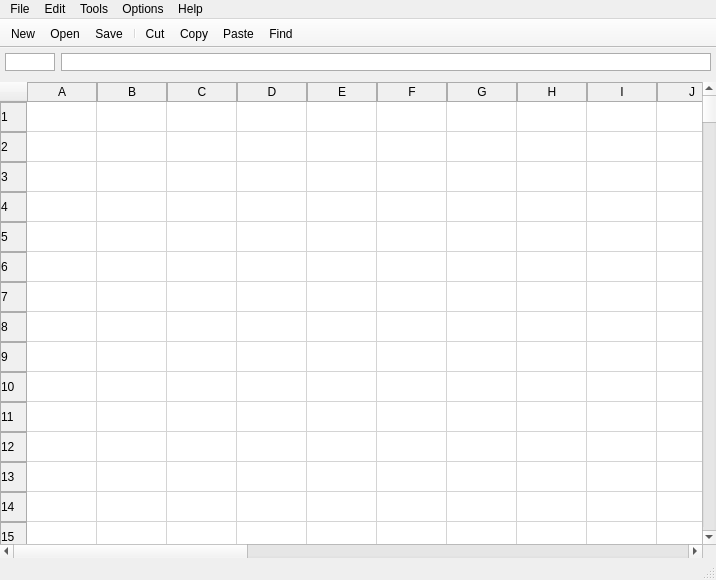
<?xml version="1.0" encoding="UTF-8"?>
<ui version="4.0">
 <class>MainWindow</class>
 <widget class="QMainWindow" name="MainWindow">
  <property name="geometry">
   <rect>
    <x>0</x>
    <y>0</y>
    <width>716</width>
    <height>580</height>
   </rect>
  </property>
  <property name="minimumSize">
   <size>
    <width>500</width>
    <height>250</height>
   </size>
  </property>
  <property name="contextMenuPolicy">
   <enum>Qt::DefaultContextMenu</enum>
  </property>
  <property name="acceptDrops">
   <bool>false</bool>
  </property>
  <property name="windowTitle">
   <string>Excel</string>
  </property>
  <property name="windowIcon">
   <iconset resource="resources.qrc">
    <normaloff>:/resources/icons/excel.svg</normaloff>:/resources/icons/excel.svg</iconset>
  </property>
  <property name="styleSheet">
   <string notr="true">* {
	font-family: 'Segoe UI';
}

WindowTitleBar {
	background-color: red;
}</string>
  </property>
  <widget class="QWidget" name="centralwidget">
   <layout class="QVBoxLayout" name="verticalLayout">
    <property name="leftMargin">
     <number>0</number>
    </property>
    <property name="topMargin">
     <number>0</number>
    </property>
    <property name="rightMargin">
     <number>0</number>
    </property>
    <property name="bottomMargin">
     <number>0</number>
    </property>
    <item>
     <layout class="QHBoxLayout" name="horizontalLayout">
      <property name="sizeConstraint">
       <enum>QLayout::SetDefaultConstraint</enum>
      </property>
      <property name="leftMargin">
       <number>5</number>
      </property>
      <property name="topMargin">
       <number>5</number>
      </property>
      <property name="rightMargin">
       <number>5</number>
      </property>
      <property name="bottomMargin">
       <number>5</number>
      </property>
      <item>
       <widget class="QLineEdit" name="selectedCellInput">
        <property name="maximumSize">
         <size>
          <width>50</width>
          <height>16777215</height>
         </size>
        </property>
        <property name="styleSheet">
         <string notr="true">QLineEdit {
	border: 1px solid #ACACAC;
}</string>
        </property>
        <property name="readOnly">
         <bool>true</bool>
        </property>
       </widget>
      </item>
      <item>
       <widget class="QLineEdit" name="formulaInput">
        <property name="styleSheet">
         <string notr="true">QLineEdit {
	border: 1px solid #ACACAC;
}</string>
        </property>
       </widget>
      </item>
     </layout>
    </item>
    <item>
     <widget class="QTableWidget" name="tableWidget">
      <property name="minimumSize">
       <size>
        <width>0</width>
        <height>0</height>
       </size>
      </property>
      <property name="mouseTracking">
       <bool>false</bool>
      </property>
      <property name="autoFillBackground">
       <bool>false</bool>
      </property>
      <property name="styleSheet">
       <string notr="true">QTableWidget {
	border: none;
    gridline-color: #D4D4D4;
    outline: 0;
}
QTableView {
	selection-color: black;
	selection-background-color: #C6C6C6;
	show-decoration-selected: 10
}

QTableCornerButton::section {
	background-color:#F0F0F0;
	border: 1px solid #D4D4D4;
	border-top: 0;
	border-left: 0;
}

QHeaderView::section {
	background-color: #F0F0F0;
	border: 1px solid #ACACAC;
}

QHeaderView::section:not(first-child) {
	border-top: 0;
	border-left: 0;
}

QTableView::item:focus{
	border: 2px solid #217346;
	background-color: white;
}</string>
      </property>
      <property name="selectionMode">
       <enum>QAbstractItemView::ContiguousSelection</enum>
      </property>
      <property name="rowCount">
       <number>999</number>
      </property>
      <property name="columnCount">
       <number>26</number>
      </property>
      <attribute name="horizontalHeaderMinimumSectionSize">
       <number>30</number>
      </attribute>
      <attribute name="horizontalHeaderDefaultSectionSize">
       <number>70</number>
      </attribute>
      <attribute name="verticalHeaderShowSortIndicator" stdset="0">
       <bool>false</bool>
      </attribute>
      <attribute name="verticalHeaderStretchLastSection">
       <bool>false</bool>
      </attribute>
      <row/>
      <row/>
      <row/>
      <row/>
      <row/>
      <row/>
      <row/>
      <row/>
      <row/>
      <row/>
      <row/>
      <row/>
      <row/>
      <row/>
      <row/>
      <row/>
      <row/>
      <row/>
      <row/>
      <row/>
      <row/>
      <row/>
      <row/>
      <row/>
      <row/>
      <row/>
      <row/>
      <row/>
      <row/>
      <row/>
      <row/>
      <row/>
      <row/>
      <row/>
      <row/>
      <row/>
      <row/>
      <row/>
      <row/>
      <row/>
      <row/>
      <row/>
      <row/>
      <row/>
      <row/>
      <row/>
      <row/>
      <row/>
      <row/>
      <row/>
      <row/>
      <row/>
      <row/>
      <row/>
      <row/>
      <row/>
      <row/>
      <row/>
      <row/>
      <row/>
      <row/>
      <row/>
      <row/>
      <row/>
      <row/>
      <row/>
      <row/>
      <row/>
      <row/>
      <row/>
      <row/>
      <row/>
      <row/>
      <row/>
      <row/>
      <row/>
      <row/>
      <row/>
      <row/>
      <row/>
      <row/>
      <row/>
      <row/>
      <row/>
      <row/>
      <row/>
      <row/>
      <row/>
      <row/>
      <row/>
      <row/>
      <row/>
      <row/>
      <row/>
      <row/>
      <row/>
      <row/>
      <row/>
      <row/>
      <row/>
      <row/>
      <row/>
      <row/>
      <row/>
      <row/>
      <row/>
      <row/>
      <row/>
      <row/>
      <row/>
      <row/>
      <row/>
      <row/>
      <row/>
      <row/>
      <row/>
      <row/>
      <row/>
      <row/>
      <row/>
      <row/>
      <row/>
      <row/>
      <row/>
      <row/>
      <row/>
      <row/>
      <row/>
      <row/>
      <row/>
      <row/>
      <row/>
      <row/>
      <row/>
      <row/>
      <row/>
      <row/>
      <row/>
      <row/>
      <row/>
      <row/>
      <row/>
      <row/>
      <row/>
      <row/>
      <row/>
      <row/>
      <row/>
      <row/>
      <row/>
      <row/>
      <row/>
      <row/>
      <row/>
      <row/>
      <row/>
      <row/>
      <row/>
      <row/>
      <row/>
      <row/>
      <row/>
      <row/>
      <row/>
      <row/>
      <row/>
      <row/>
      <row/>
      <row/>
      <row/>
      <row/>
      <row/>
      <row/>
      <row/>
      <row/>
      <row/>
      <row/>
      <row/>
      <row/>
      <row/>
      <row/>
      <row/>
      <row/>
      <row/>
      <row/>
      <row/>
      <row/>
      <row/>
      <row/>
      <row/>
      <row/>
      <row/>
      <row/>
      <row/>
      <row/>
      <row/>
      <row/>
      <row/>
      <row/>
      <row/>
      <row/>
      <row/>
      <row/>
      <row/>
      <row/>
      <row/>
      <row/>
      <row/>
      <row/>
      <row/>
      <row/>
      <row/>
      <row/>
      <row/>
      <row/>
      <row/>
      <row/>
      <row/>
      <row/>
      <row/>
      <row/>
      <row/>
      <row/>
      <row/>
      <row/>
      <row/>
      <row/>
      <row/>
      <row/>
      <row/>
      <row/>
      <row/>
      <row/>
      <row/>
      <row/>
      <row/>
      <row/>
      <row/>
      <row/>
      <row/>
      <row/>
      <row/>
      <row/>
      <row/>
      <row/>
      <row/>
      <row/>
      <row/>
      <row/>
      <row/>
      <row/>
      <row/>
      <row/>
      <row/>
      <row/>
      <row/>
      <row/>
      <row/>
      <row/>
      <row/>
      <row/>
      <row/>
      <row/>
      <row/>
      <row/>
      <row/>
      <row/>
      <row/>
      <row/>
      <row/>
      <row/>
      <row/>
      <row/>
      <row/>
      <row/>
      <row/>
      <row/>
      <row/>
      <row/>
      <row/>
      <row/>
      <row/>
      <row/>
      <row/>
      <row/>
      <row/>
      <row/>
      <row/>
      <row/>
      <row/>
      <row/>
      <row/>
      <row/>
      <row/>
      <row/>
      <row/>
      <row/>
      <row/>
      <row/>
      <row/>
      <row/>
      <row/>
      <row/>
      <row/>
      <row/>
      <row/>
      <row/>
      <row/>
      <row/>
      <row/>
      <row/>
      <row/>
      <row/>
      <row/>
      <row/>
      <row/>
      <row/>
      <row/>
      <row/>
      <row/>
      <row/>
      <row/>
      <row/>
      <row/>
      <row/>
      <row/>
      <row/>
      <row/>
      <row/>
      <row/>
      <row/>
      <row/>
      <row/>
      <row/>
      <row/>
      <row/>
      <row/>
      <row/>
      <row/>
      <row/>
      <row/>
      <row/>
      <row/>
      <row/>
      <row/>
      <row/>
      <row/>
      <row/>
      <row/>
      <row/>
      <row/>
      <row/>
      <row/>
      <row/>
      <row/>
      <row/>
      <row/>
      <row/>
      <row/>
      <row/>
      <row/>
      <row/>
      <row/>
      <row/>
      <row/>
      <row/>
      <row/>
      <row/>
      <row/>
      <row/>
      <row/>
      <row/>
      <row/>
      <row/>
      <row/>
      <row/>
      <row/>
      <row/>
      <row/>
      <row/>
      <row/>
      <row/>
      <row/>
      <row/>
      <row/>
      <row/>
      <row/>
      <row/>
      <row/>
      <row/>
      <row/>
      <row/>
      <row/>
      <row/>
      <row/>
      <row/>
      <row/>
      <row/>
      <row/>
      <row/>
      <row/>
      <row/>
      <row/>
      <row/>
      <row/>
      <row/>
      <row/>
      <row/>
      <row/>
      <row/>
      <row/>
      <row/>
      <row/>
      <row/>
      <row/>
      <row/>
      <row/>
      <row/>
      <row/>
      <row/>
      <row/>
      <row/>
      <row/>
      <row/>
      <row/>
      <row/>
      <row/>
      <row/>
      <row/>
      <row/>
      <row/>
      <row/>
      <row/>
      <row/>
      <row/>
      <row/>
      <row/>
      <row/>
      <row/>
      <row/>
      <row/>
      <row/>
      <row/>
      <row/>
      <row/>
      <row/>
      <row/>
      <row/>
      <row/>
      <row/>
      <row/>
      <row/>
      <row/>
      <row/>
      <row/>
      <row/>
      <row/>
      <row/>
      <row/>
      <row/>
      <row/>
      <row/>
      <row/>
      <row/>
      <row/>
      <row/>
      <row/>
      <row/>
      <row/>
      <row/>
      <row/>
      <row/>
      <row/>
      <row/>
      <row/>
      <row/>
      <row/>
      <row/>
      <row/>
      <row/>
      <row/>
      <row/>
      <row/>
      <row/>
      <row/>
      <row/>
      <row/>
      <row/>
      <row/>
      <row/>
      <row/>
      <row/>
      <row/>
      <row/>
      <row/>
      <row/>
      <row/>
      <row/>
      <row/>
      <row/>
      <row/>
      <row/>
      <row/>
      <row/>
      <row/>
      <row/>
      <row/>
      <row/>
      <row/>
      <row/>
      <row/>
      <row/>
      <row/>
      <row/>
      <row/>
      <row/>
      <row/>
      <row/>
      <row/>
      <row/>
      <row/>
      <row/>
      <row/>
      <row/>
      <row/>
      <row/>
      <row/>
      <row/>
      <row/>
      <row/>
      <row/>
      <row/>
      <row/>
      <row/>
      <row/>
      <row/>
      <row/>
      <row/>
      <row/>
      <row/>
      <row/>
      <row/>
      <row/>
      <row/>
      <row/>
      <row/>
      <row/>
      <row/>
      <row/>
      <row/>
      <row/>
      <row/>
      <row/>
      <row/>
      <row/>
      <row/>
      <row/>
      <row/>
      <row/>
      <row/>
      <row/>
      <row/>
      <row/>
      <row/>
      <row/>
      <row/>
      <row/>
      <row/>
      <row/>
      <row/>
      <row/>
      <row/>
      <row/>
      <row/>
      <row/>
      <row/>
      <row/>
      <row/>
      <row/>
      <row/>
      <row/>
      <row/>
      <row/>
      <row/>
      <row/>
      <row/>
      <row/>
      <row/>
      <row/>
      <row/>
      <row/>
      <row/>
      <row/>
      <row/>
      <row/>
      <row/>
      <row/>
      <row/>
      <row/>
      <row/>
      <row/>
      <row/>
      <row/>
      <row/>
      <row/>
      <row/>
      <row/>
      <row/>
      <row/>
      <row/>
      <row/>
      <row/>
      <row/>
      <row/>
      <row/>
      <row/>
      <row/>
      <row/>
      <row/>
      <row/>
      <row/>
      <row/>
      <row/>
      <row/>
      <row/>
      <row/>
      <row/>
      <row/>
      <row/>
      <row/>
      <row/>
      <row/>
      <row/>
      <row/>
      <row/>
      <row/>
      <row/>
      <row/>
      <row/>
      <row/>
      <row/>
      <row/>
      <row/>
      <row/>
      <row/>
      <row/>
      <row/>
      <row/>
      <row/>
      <row/>
      <row/>
      <row/>
      <row/>
      <row/>
      <row/>
      <row/>
      <row/>
      <row/>
      <row/>
      <row/>
      <row/>
      <row/>
      <row/>
      <row/>
      <row/>
      <row/>
      <row/>
      <row/>
      <row/>
      <row/>
      <row/>
      <row/>
      <row/>
      <row/>
      <row/>
      <row/>
      <row/>
      <row/>
      <row/>
      <row/>
      <row/>
      <row/>
      <row/>
      <row/>
      <row/>
      <row/>
      <row/>
      <row/>
      <row/>
      <row/>
      <row/>
      <row/>
      <row/>
      <row/>
      <row/>
      <row/>
      <row/>
      <row/>
      <row/>
      <row/>
      <row/>
      <row/>
      <row/>
      <row/>
      <row/>
      <row/>
      <row/>
      <row/>
      <row/>
      <row/>
      <row/>
      <row/>
      <row/>
      <row/>
      <row/>
      <row/>
      <row/>
      <row/>
      <row/>
      <row/>
      <row/>
      <row/>
      <row/>
      <row/>
      <row/>
      <row/>
      <row/>
      <row/>
      <row/>
      <row/>
      <row/>
      <row/>
      <row/>
      <row/>
      <row/>
      <row/>
      <row/>
      <row/>
      <row/>
      <row/>
      <row/>
      <row/>
      <row/>
      <row/>
      <row/>
      <row/>
      <row/>
      <row/>
      <row/>
      <row/>
      <row/>
      <row/>
      <row/>
      <row/>
      <row/>
      <row/>
      <row/>
      <row/>
      <row/>
      <row/>
      <row/>
      <row/>
      <row/>
      <row/>
      <row/>
      <row/>
      <row/>
      <row/>
      <row/>
      <row/>
      <row/>
      <row/>
      <row/>
      <row/>
      <row/>
      <row/>
      <row/>
      <row/>
      <row/>
      <row/>
      <row/>
      <row/>
      <row/>
      <row/>
      <row/>
      <row/>
      <row/>
      <row/>
      <row/>
      <row/>
      <row/>
      <row/>
      <row/>
      <row/>
      <row/>
      <row/>
      <row/>
      <row/>
      <row/>
      <row/>
      <row/>
      <row/>
      <row/>
      <row/>
      <row/>
      <row/>
      <row/>
      <row/>
      <row/>
      <row/>
      <row/>
      <row/>
      <row/>
      <row/>
      <row/>
      <row/>
      <row/>
      <row/>
      <row/>
      <row/>
      <row/>
      <row/>
      <row/>
      <row/>
      <row/>
      <row/>
      <row/>
      <row/>
      <row/>
      <row/>
      <row/>
      <row/>
      <row/>
      <row/>
      <row/>
      <row/>
      <row/>
      <row/>
      <row/>
      <row/>
      <row/>
      <row/>
      <row/>
      <row/>
      <row/>
      <row/>
      <row/>
      <row/>
      <row/>
      <row/>
      <row/>
      <row/>
      <row/>
      <row/>
      <row/>
      <row/>
      <row/>
      <row/>
      <row/>
      <row/>
      <row/>
      <row/>
      <row/>
      <row/>
      <row/>
      <row/>
      <row/>
      <row/>
      <row/>
      <row/>
      <row/>
      <row/>
      <row/>
      <row/>
      <row/>
      <row/>
      <row/>
      <row/>
      <row/>
      <row/>
      <row/>
      <row/>
      <row/>
      <row/>
      <row/>
      <row/>
      <row/>
      <row/>
      <row/>
      <row/>
      <row/>
      <row/>
      <row/>
      <row/>
      <row/>
      <row/>
      <row/>
      <row/>
      <row/>
      <row/>
      <row/>
      <row/>
      <row/>
      <row/>
      <row/>
      <row/>
      <row/>
      <row/>
      <row/>
      <row/>
      <row/>
      <row/>
      <row/>
      <row/>
      <row/>
      <row/>
      <row/>
      <row/>
      <row/>
      <row/>
      <row/>
      <row/>
      <row/>
      <row/>
      <row/>
      <row/>
      <row/>
      <row/>
      <row/>
      <row/>
      <row/>
      <row/>
      <row/>
      <row/>
      <row/>
      <row/>
      <row/>
      <row/>
      <row/>
      <row/>
      <row/>
      <row/>
      <row/>
      <row/>
      <row/>
      <row/>
      <row/>
      <row/>
      <row/>
      <row/>
      <row/>
      <row/>
      <row/>
      <row/>
      <row/>
      <row/>
      <row/>
      <row/>
      <row/>
      <row/>
      <row/>
      <row/>
      <row/>
      <row/>
      <row/>
      <row/>
      <row/>
      <row/>
      <row/>
      <row/>
      <row/>
      <row/>
      <row/>
      <row/>
      <row/>
      <row/>
      <row/>
      <row/>
      <row/>
      <row/>
      <row/>
      <row/>
      <row/>
      <row/>
      <row/>
      <row/>
      <row/>
      <row/>
      <row/>
      <row/>
      <row/>
      <row/>
      <row/>
      <row/>
      <row/>
      <row/>
      <row/>
      <row/>
      <row/>
      <column>
       <property name="text">
        <string>A</string>
       </property>
      </column>
      <column>
       <property name="text">
        <string>B</string>
       </property>
      </column>
      <column>
       <property name="text">
        <string>C</string>
       </property>
      </column>
      <column>
       <property name="text">
        <string>D</string>
       </property>
      </column>
      <column>
       <property name="text">
        <string>E</string>
       </property>
      </column>
      <column>
       <property name="text">
        <string>F</string>
       </property>
      </column>
      <column>
       <property name="text">
        <string>G</string>
       </property>
      </column>
      <column>
       <property name="text">
        <string>H</string>
       </property>
      </column>
      <column>
       <property name="text">
        <string>I</string>
       </property>
      </column>
      <column>
       <property name="text">
        <string>J</string>
       </property>
      </column>
      <column>
       <property name="text">
        <string>K</string>
       </property>
      </column>
      <column>
       <property name="text">
        <string>L</string>
       </property>
      </column>
      <column>
       <property name="text">
        <string>M</string>
       </property>
      </column>
      <column>
       <property name="text">
        <string>N</string>
       </property>
      </column>
      <column>
       <property name="text">
        <string>O</string>
       </property>
      </column>
      <column>
       <property name="text">
        <string>P</string>
       </property>
      </column>
      <column>
       <property name="text">
        <string>Q</string>
       </property>
      </column>
      <column>
       <property name="text">
        <string>R</string>
       </property>
      </column>
      <column>
       <property name="text">
        <string>S</string>
       </property>
      </column>
      <column>
       <property name="text">
        <string>T</string>
       </property>
      </column>
      <column>
       <property name="text">
        <string>U</string>
       </property>
      </column>
      <column>
       <property name="text">
        <string>V</string>
       </property>
      </column>
      <column>
       <property name="text">
        <string>W</string>
       </property>
      </column>
      <column>
       <property name="text">
        <string>Y</string>
       </property>
      </column>
      <column>
       <property name="text">
        <string>Y</string>
       </property>
      </column>
      <column>
       <property name="text">
        <string>Z</string>
       </property>
      </column>
     </widget>
    </item>
   </layout>
  </widget>
  <widget class="QMenuBar" name="menubar">
   <property name="geometry">
    <rect>
     <x>0</x>
     <y>0</y>
     <width>716</width>
     <height>22</height>
    </rect>
   </property>
   <widget class="QMenu" name="menuFile">
    <property name="title">
     <string>File</string>
    </property>
    <addaction name="actionNew"/>
    <addaction name="actionOpen"/>
    <addaction name="actionSave"/>
    <addaction name="actionSaveAs"/>
    <addaction name="actionExit"/>
   </widget>
   <widget class="QMenu" name="menuEdit">
    <property name="title">
     <string>Edit</string>
    </property>
    <widget class="QMenu" name="menuSelect">
     <property name="title">
      <string>Select</string>
     </property>
     <property name="icon">
      <iconset resource="resources.qrc">
       <normaloff>:/resources/icons/ic_fluent_select_object_24_regular.svg</normaloff>:/resources/icons/ic_fluent_select_object_24_regular.svg</iconset>
     </property>
     <addaction name="actionSelectRow"/>
     <addaction name="actionSelectColumn"/>
     <addaction name="actionSelectAll"/>
    </widget>
    <addaction name="actionCut"/>
    <addaction name="actionCopy"/>
    <addaction name="actionPaste"/>
    <addaction name="actionDelete"/>
    <addaction name="menuSelect"/>
    <addaction name="actionFind"/>
    <addaction name="actionGotoCell"/>
   </widget>
   <widget class="QMenu" name="menuTools">
    <property name="title">
     <string>Tools</string>
    </property>
    <addaction name="actionRecalculate"/>
    <addaction name="actionSort"/>
   </widget>
   <widget class="QMenu" name="menuOptions">
    <property name="title">
     <string>Options</string>
    </property>
    <addaction name="actionShowGrid"/>
    <addaction name="actionAutoRecalculate"/>
   </widget>
   <widget class="QMenu" name="menuHelp">
    <property name="title">
     <string>Help</string>
    </property>
    <addaction name="actionAbot"/>
    <addaction name="actionAboutQt"/>
   </widget>
   <addaction name="menuFile"/>
   <addaction name="menuEdit"/>
   <addaction name="menuTools"/>
   <addaction name="menuOptions"/>
   <addaction name="menuHelp"/>
  </widget>
  <widget class="QStatusBar" name="statusbar"/>
  <widget class="QToolBar" name="toolBar">
   <property name="windowTitle">
    <string>toolBar</string>
   </property>
   <property name="styleSheet">
    <string notr="true">QToolBar {
	background:#F3F3F3;
}</string>
   </property>
   <property name="movable">
    <bool>false</bool>
   </property>
   <property name="allowedAreas">
    <set>Qt::TopToolBarArea</set>
   </property>
   <property name="iconSize">
    <size>
     <width>20</width>
     <height>20</height>
    </size>
   </property>
   <property name="toolButtonStyle">
    <enum>Qt::ToolButtonTextUnderIcon</enum>
   </property>
   <property name="floatable">
    <bool>true</bool>
   </property>
   <attribute name="toolBarArea">
    <enum>TopToolBarArea</enum>
   </attribute>
   <attribute name="toolBarBreak">
    <bool>false</bool>
   </attribute>
   <addaction name="actionNew"/>
   <addaction name="actionOpen"/>
   <addaction name="actionSave"/>
   <addaction name="separator"/>
   <addaction name="actionCut"/>
   <addaction name="actionCopy"/>
   <addaction name="actionPaste"/>
   <addaction name="actionFind"/>
  </widget>
  <action name="actionNew">
   <property name="icon">
    <iconset resource="resources.qrc">
     <normaloff>:/resources/icons/ic_fluent_document_add_24_regular.svg</normaloff>:/resources/icons/ic_fluent_document_add_24_regular.svg</iconset>
   </property>
   <property name="text">
    <string>New</string>
   </property>
   <property name="shortcut">
    <string>Ctrl+N</string>
   </property>
  </action>
  <action name="actionOpen">
   <property name="icon">
    <iconset resource="resources.qrc">
     <normaloff>:/resources/icons/ic_fluent_folder_open_24_regular.svg</normaloff>:/resources/icons/ic_fluent_folder_open_24_regular.svg</iconset>
   </property>
   <property name="text">
    <string>Open</string>
   </property>
   <property name="shortcut">
    <string>Ctrl+O</string>
   </property>
  </action>
  <action name="actionSave">
   <property name="icon">
    <iconset resource="resources.qrc">
     <normaloff>:/resources/icons/ic_fluent_save_24_regular.svg</normaloff>:/resources/icons/ic_fluent_save_24_regular.svg</iconset>
   </property>
   <property name="text">
    <string>Save</string>
   </property>
   <property name="shortcut">
    <string>Ctrl+S</string>
   </property>
  </action>
  <action name="actionSaveAs">
   <property name="icon">
    <iconset resource="resources.qrc">
     <normaloff>:/resources/icons/ic_fluent_save_arrow_right_24_regular.svg</normaloff>:/resources/icons/ic_fluent_save_arrow_right_24_regular.svg</iconset>
   </property>
   <property name="text">
    <string>Save As</string>
   </property>
   <property name="shortcut">
    <string>Ctrl+Shift+S</string>
   </property>
  </action>
  <action name="actionExit">
   <property name="icon">
    <iconset resource="resources.qrc">
     <normaloff>:/resources/icons/ic_fluent_door_arrow_left_24_regular.svg</normaloff>:/resources/icons/ic_fluent_door_arrow_left_24_regular.svg</iconset>
   </property>
   <property name="text">
    <string>Exit</string>
   </property>
   <property name="shortcut">
    <string>Ctrl+Alt+Q</string>
   </property>
  </action>
  <action name="actionCut">
   <property name="icon">
    <iconset resource="resources.qrc">
     <normaloff>:/resources/icons/ic_fluent_cut_24_regular.svg</normaloff>:/resources/icons/ic_fluent_cut_24_regular.svg</iconset>
   </property>
   <property name="text">
    <string>Cut</string>
   </property>
   <property name="shortcut">
    <string>Ctrl+X</string>
   </property>
  </action>
  <action name="actionCopy">
   <property name="icon">
    <iconset resource="resources.qrc">
     <normaloff>:/resources/icons/ic_fluent_copy_24_regular.svg</normaloff>:/resources/icons/ic_fluent_copy_24_regular.svg</iconset>
   </property>
   <property name="text">
    <string>Copy</string>
   </property>
   <property name="shortcut">
    <string>Ctrl+C</string>
   </property>
  </action>
  <action name="actionPaste">
   <property name="icon">
    <iconset resource="resources.qrc">
     <normaloff>:/resources/icons/ic_fluent_clipboard_paste_24_regular.svg</normaloff>:/resources/icons/ic_fluent_clipboard_paste_24_regular.svg</iconset>
   </property>
   <property name="text">
    <string>Paste</string>
   </property>
   <property name="shortcut">
    <string>Ctrl+V</string>
   </property>
  </action>
  <action name="actionDelete">
   <property name="icon">
    <iconset resource="resources.qrc">
     <normaloff>:/resources/icons/ic_fluent_delete_24_regular.svg</normaloff>:/resources/icons/ic_fluent_delete_24_regular.svg</iconset>
   </property>
   <property name="text">
    <string>Delete</string>
   </property>
   <property name="shortcut">
    <string>Del</string>
   </property>
  </action>
  <action name="actionFind">
   <property name="icon">
    <iconset resource="resources.qrc">
     <normaloff>:/resources/icons/ic_fluent_search_24_regular.svg</normaloff>:/resources/icons/ic_fluent_search_24_regular.svg</iconset>
   </property>
   <property name="text">
    <string>Find</string>
   </property>
   <property name="shortcut">
    <string>Ctrl+F</string>
   </property>
  </action>
  <action name="actionSelectRow">
   <property name="icon">
    <iconset resource="resources.qrc">
     <normaloff>:/resources/icons/ic_fluent_table_insert_row_24_regular.svg</normaloff>:/resources/icons/ic_fluent_table_insert_row_24_regular.svg</iconset>
   </property>
   <property name="text">
    <string>Row</string>
   </property>
  </action>
  <action name="actionSelectColumn">
   <property name="icon">
    <iconset resource="resources.qrc">
     <normaloff>:/resources/icons/ic_fluent_table_insert_column_24_regular.svg</normaloff>:/resources/icons/ic_fluent_table_insert_column_24_regular.svg</iconset>
   </property>
   <property name="text">
    <string>Column</string>
   </property>
  </action>
  <action name="actionSelectAll">
   <property name="icon">
    <iconset resource="resources.qrc">
     <normaloff>:/resources/icons/ic_fluent_table_24_regular.svg</normaloff>:/resources/icons/ic_fluent_table_24_regular.svg</iconset>
   </property>
   <property name="text">
    <string>All</string>
   </property>
  </action>
  <action name="actionRecalculate">
   <property name="icon">
    <iconset resource="resources.qrc">
     <normaloff>:/resources/icons/ic_fluent_calculator_24_regular.svg</normaloff>:/resources/icons/ic_fluent_calculator_24_regular.svg</iconset>
   </property>
   <property name="text">
    <string>Recalculate</string>
   </property>
  </action>
  <action name="actionSort">
   <property name="icon">
    <iconset resource="resources.qrc">
     <normaloff>:/resources/icons/ic_fluent_arrow_sort_24_regular.svg</normaloff>:/resources/icons/ic_fluent_arrow_sort_24_regular.svg</iconset>
   </property>
   <property name="text">
    <string>Sort</string>
   </property>
  </action>
  <action name="actionShowGrid">
   <property name="icon">
    <iconset resource="resources.qrc">
     <normaloff>:/resources/icons/ic_fluent_table_24_regular.svg</normaloff>:/resources/icons/ic_fluent_table_24_regular.svg</iconset>
   </property>
   <property name="text">
    <string>Show Grid</string>
   </property>
  </action>
  <action name="actionAutoRecalculate">
   <property name="icon">
    <iconset resource="resources.qrc">
     <normaloff>:/resources/icons/ic_fluent_calculator_24_regular.svg</normaloff>:/resources/icons/ic_fluent_calculator_24_regular.svg</iconset>
   </property>
   <property name="text">
    <string>Auto-Recalculate</string>
   </property>
   <property name="toolTip">
    <string>Auto-Recalculate</string>
   </property>
  </action>
  <action name="actionAbot">
   <property name="icon">
    <iconset resource="resources.qrc">
     <normaloff>:/resources/icons/ic_fluent_question_circle_24_regular.svg</normaloff>:/resources/icons/ic_fluent_question_circle_24_regular.svg</iconset>
   </property>
   <property name="text">
    <string>About</string>
   </property>
  </action>
  <action name="actionAboutQt">
   <property name="icon">
    <iconset resource="resources.qrc">
     <normaloff>:/resources/icons/ic_fluent_question_circle_24_regular.svg</normaloff>:/resources/icons/ic_fluent_question_circle_24_regular.svg</iconset>
   </property>
   <property name="text">
    <string>About Qt</string>
   </property>
  </action>
  <action name="actionGotoCell">
   <property name="icon">
    <iconset resource="resources.qrc">
     <normaloff>:/resources/icons/ic_fluent_arrow_right_24_regular.svg</normaloff>:/resources/icons/ic_fluent_arrow_right_24_regular.svg</iconset>
   </property>
   <property name="text">
    <string>Go to Cell</string>
   </property>
  </action>
 </widget>
 <resources>
  <include location="resources.qrc"/>
 </resources>
 <connections/>
</ui>
